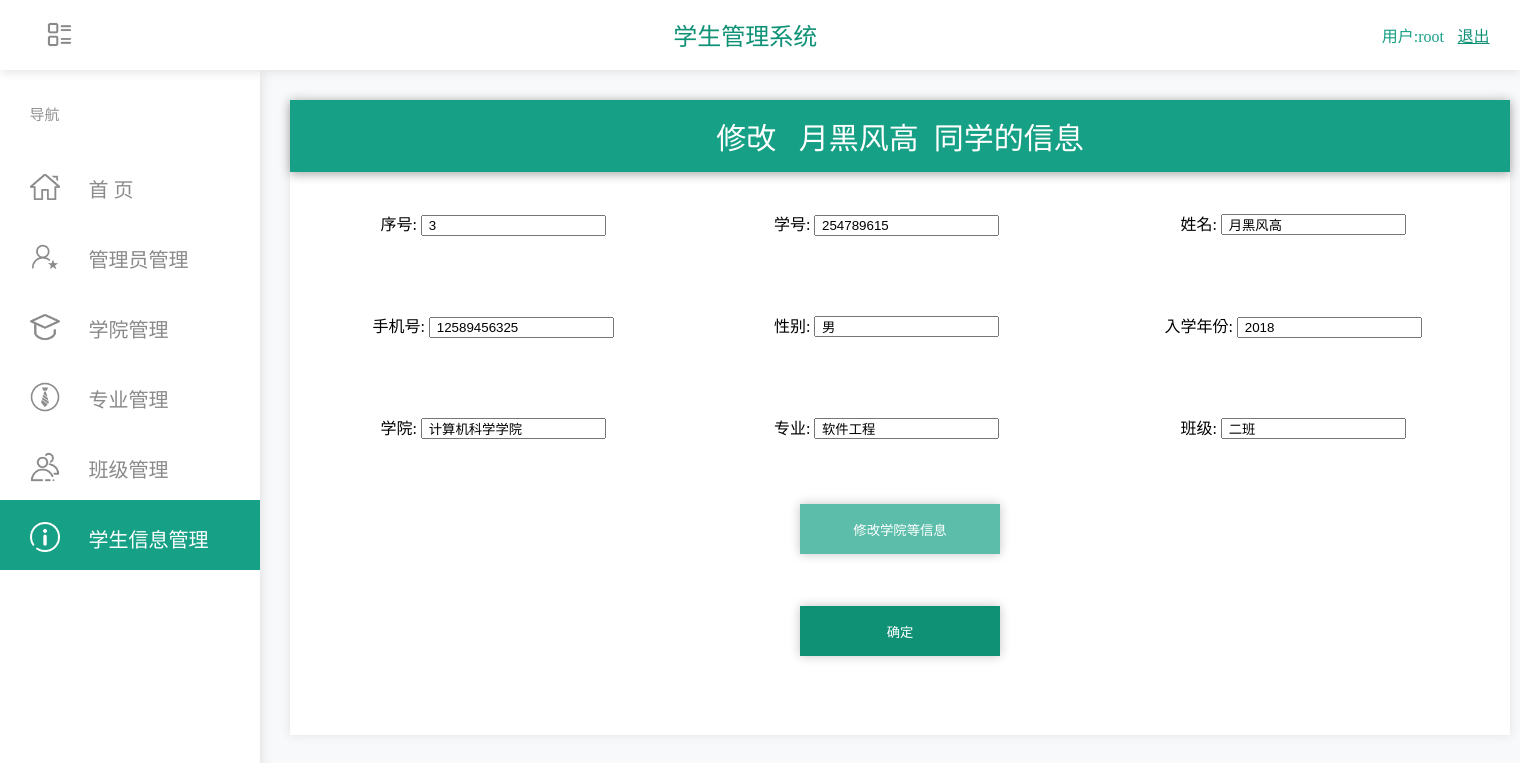
The app's page /php/modify.php?id=3 (signed in) with its own data.
### tables this page shows
CREATE TABLE `student`  (
  `id` int(11) NOT NULL AUTO_INCREMENT COMMENT 'id',
  `student_num` varchar(11) NULL DEFAULT NULL COMMENT '学号',
  `name` varchar(30) NULL DEFAULT NULL COMMENT '姓名',
  `phone_number` varchar(30) NULL DEFAULT NULL COMMENT '手机号',
  `sex` enum('男','女') NULL DEFAULT NULL COMMENT '性别',
  `year` varchar(30) NULL DEFAULT NULL COMMENT '入学年份',
  `college_id` int(30) NULL DEFAULT NULL COMMENT '学院id',
  `major_id` int(30) NULL DEFAULT NULL COMMENT '专业id',
  `class_id` int(30) NULL DEFAULT NULL COMMENT '班级id',
  `c_time` varchar(30) NULL DEFAULT NULL COMMENT '创建时间',
  `u_time` varchar(30) NULL DEFAULT NULL COMMENT '修改时间',
  `delete_flag` enum('1','0') NULL DEFAULT '1',
  PRIMARY KEY (`id`) USING BTREE
);

CREATE TABLE `college`  (
  `id` int(11) NOT NULL AUTO_INCREMENT COMMENT 'id',
  `college_name` varchar(30) NULL DEFAULT NULL COMMENT '学院名',
  `c_time` varchar(30) NULL DEFAULT NULL COMMENT '创建时间',
  `u_time` varchar(30) NULL DEFAULT NULL COMMENT '修改时间',
  `delete_flag` enum('1','0') NULL DEFAULT '1',
  PRIMARY KEY (`id`) USING BTREE
);

CREATE TABLE `major`  (
  `id` int(11) NOT NULL AUTO_INCREMENT COMMENT 'id',
  `major_name` varchar(255) NULL DEFAULT NULL COMMENT '专业名',
  `college_id` int(11) NULL DEFAULT NULL COMMENT '学院id',
  `c_time` varchar(30) NULL DEFAULT NULL COMMENT '创建时间',
  `u_time` varchar(30) NULL DEFAULT NULL COMMENT '修改时间',
  `delete_flag` enum('1','0') NULL DEFAULT '1',
  PRIMARY KEY (`id`) USING BTREE
);

CREATE TABLE `class`  (
  `id` int(11) NOT NULL AUTO_INCREMENT COMMENT 'id',
  `class_name` varchar(30) NULL DEFAULT NULL COMMENT '班级名',
  `college_id` int(10) NULL DEFAULT NULL COMMENT '学院id',
  `major_id` int(10) NULL DEFAULT NULL COMMENT '专业id',
  `c_time` varchar(30) NULL DEFAULT NULL COMMENT '创建时间',
  `u_time` varchar(30) NULL DEFAULT NULL COMMENT '修改时间',
  `delete_flag` enum('1','0') NULL DEFAULT '1',
  PRIMARY KEY (`id`) USING BTREE
);

### php/modify.php (the view, shortened to what this page needs)
<!doctype html>
<?php
    $idd=$_GET['id'];
    $serve = 'localhost:3306';
    $username = 'root';
    $password = 'root';
    $dbname = 'school';
    $link = mysqli_connect($serve,$username,$password,$dbname);
    mysqli_set_charset($link,'UTF-8');
    $ming='select * from student,class,major,college where student.id=' . $idd . ' and student.class_id=class.id and student.major_id=major.id and student.college_id = college.id';
    $result = mysqli_query($link,$ming);
    $row = mysqli_fetch_array($result);
?>
<html>
<head>
    <link href="../css/modify.css" rel="stylesheet" type="text/css">
    <link href="../css/base.css" rel="stylesheet" type="text/css">
</head>
<body>
    <div id="head">
        <img id="img_head" src="../img/lie.png">
        <div id="logo">
            <p id="logo-text">学生管理系统</p>
        </div>
        <p id="user-text" ><?php echo "用户:" . $_SESSION['username']; ?> </p>
        <a id="exit-text" href="../login.php">退出</a>
    </div>
    <div id="nav">
        <p id="text_nav" >导航</p>
        <div id="menu" >
            <a id="menu-u0" href="../index.php">
                <img id="img-u0" src="../img/u0-0.png" ></img>
                <p id="text-u0">首 页</p>
            </a>
            <a id="menu-u1" href="../admin.php">
                <img id="img-u1" src="../img/u1-1.png" ></img>
                <p id="text-u1">管理员管理</p>
            </a>
            <a id="menu-u2" href="../college.php">
                <img id="img-u2" src="../img/u2-2.png" ></img>
                <p id="text-u2">学院管理</p>
            </a>
            <a id="menu-u3" href="../major.php">
                <img id="img-u3" src="../img/u3-3.png" ></img>
                <p id="text-u3">专业管理</p>
            </a>
            <a id="menu-u4" href="../class.php">
                <img id="img-u4" src="../img/u4-4.png" ></img>
                <p id="text-u4">班级管理</p>
            </a>
            <a id="menu-u5" href="../student.php">
                <img id="img-u5" src="../img/u5.png" ></img>
                <p id="text-u5">学生信息管理</p>
            </a>
        </div>
    </div>
    <div id="con">
        <form method="post" action="mod.php">
            <table>
                <tr>
                    <td colspan="3" id="tda" >修改&nbsp;&nbsp; <?php echo $row['name']; ?>&nbsp;&nbsp;同学的信息</td>
                </tr>
                <tr>
                    <td>序号:    <input readonly="readonly" name="id" type="text" value=" <?php echo $idd; ?> "></td>
                    <td>学号:    <input name="student_num" type="text" value=" <?php echo $row['student_num']; ?> "></td>
                    <td>姓名:    <input name="name" type="text" value=" <?php echo $row['name']; ?> "></td>
                </tr>
                <tr>
                    <td>手机号:  <input name="phone_number" type="text" value=" <?php echo $row['phone_number']; ?> "></td>
                    <td>性别:    <input name="sex" type="text" value=" <?php echo $row['sex']; ?> "></td>
                    <td>入学年份: <input name="year" type="text" value=" <?php echo $row['year']; ?> "></td>
                </tr>
                <tr id="abc">
                    <td id="td_aa">学院:  <input readonly="readonly" name="college_id" type="text" value=" <?php echo $row['college_name']; ?> "></td>
                    <td id="td_bb">专业:    <input readonly="readonly" name="major_id" type="text" value=" <?php echo $row['major_name']; ?> "></td>
                    <td id="td_cc">班级: <input readonly="readonly" name="class_id" type="text" value=" <?php echo $row['class_name']; ?> "></td>
                </tr>
                <tr>
                    <td colspan="3" id="aa">
                        <button id="bb" type="button" οnclick="#">修改学院等信息</button>
                    </td>
                </tr>
                <tr>
                    <td colspan="3">
                        <input type="submit" value="确定" >
                    </td>
                </tr>
            </table>
        </form>
    </div>
</body>
</html>

### css/modify.css (style rules this page uses)
#menu { position: absolute; background-color: #54DAEB; width: 260px; height: 420px; top: 150px; left: 0px; }
#menu-u0 { position: absolute; background-color: #ffffff; width: 260px; height: 70px; top: 0px; left: 0px; }
#menu-u1 { position: absolute; background-color: #ffffff; width: 260px; height: 70px; top: 70px; left: 0px; }
#menu-u2 { position: absolute; background-color: #ffffff; width: 260px; height: 70px; top: 140px; left: 0px; }
#menu-u3 { position: absolute; background-color: #ffffff; width: 260px; height: 70px; top: 210px; left: 0px; }
#menu-u4 { position: absolute; background-color: #ffffff; width: 260px; height: 70px; top: 280px; left: 0px; }
#menu-u5 { position: absolute; background-color: #16a085; width: 260px; height: 70px; top: 350px; left: 0px; }
#img-u0,#img-u1,#img-u2,#img-u3,#img-u4,#img-u5 { position: absolute; width: 30px; height: 30px; top: 31%; left: 30px; }
#text-u5 { position: absolute; color: #ffffff; font-size: 20px; top: 6%; left: 34%; }
#text-u1,#text-u2,#text-u3,#text-u4,#text-u0 { position: absolute; color: #8a8a8a; font-size: 20px; top: 6%; left: 34%; }
#tda { height:70px; background-color: #16a085; font-size: 30px; color: #ffffff; box-shadow: 0px 2px 10px #a4a4a4; }
table { border-collapse:collapse; width:100%; }
td { height:100px; vertical-align:center; text-align:center; }
input[type=submit],#button { color: #ffffff; border: none; background-color: #0f9176; width: 200px; height: 50px; box-shadow: 0px 0px 10px #c4c4c4; }
#bb { color: #ffffff; border: none; background-color: #5cbdaa; width: 200px; height: 50px; box-shadow: 0px 0px 10px #c4c4c4; }

### css/base.css (style rules this page uses)
body { background-color: #f8f9fb; }
#head { background-color: #ffffff; position: absolute; top: 0px; left: 0px; height: 70px; width: 100%; box-shadow: 0px 2px 10px #e2e2e3; z-index: 100; }
#img_head { position: absolute; width: 27px; height: 27px; top: 30%; left: 3%; }
#logo { position: absolute; background-color: #ffffff; width: 260px; height: 60px; top: 5px; left: 41%; }
#logo-text { font-size: 24px; color: #0f9176; position: absolute; left: 50px; top: -20%; }
#user-text { color: #16a085; position: absolute; right: 5%; top: 10%; }
#exit-text { color: #0f9176; position: absolute; right: 2%; top: 33%; }
#nav { position: absolute; background-color: #ffffff; width: 260px; height: 100%; top: 0px; left: 0px; box-shadow: 2px 0px 10px #e2e2e3; z-index: 98; }
#text_nav { color: #929292; font-size: 15px; position: absolute; left: 29.438px; top: 88px; }
#con { position: absolute; background-color: #ffffff; width: 1220px; height: 635px; top: 100px; left: 290px; box-shadow: 0px 0px 10px #e2e2e3; z-index: 97; }

### records on screen
student: name "月黑风高", student_num "254789615", phone_number "12589456325", sex "男", year "2018", college_id "计算机科学学院", major_id "软件工程", class_id "二班"

### other values on screen
$_SESSION['username'] "root"
